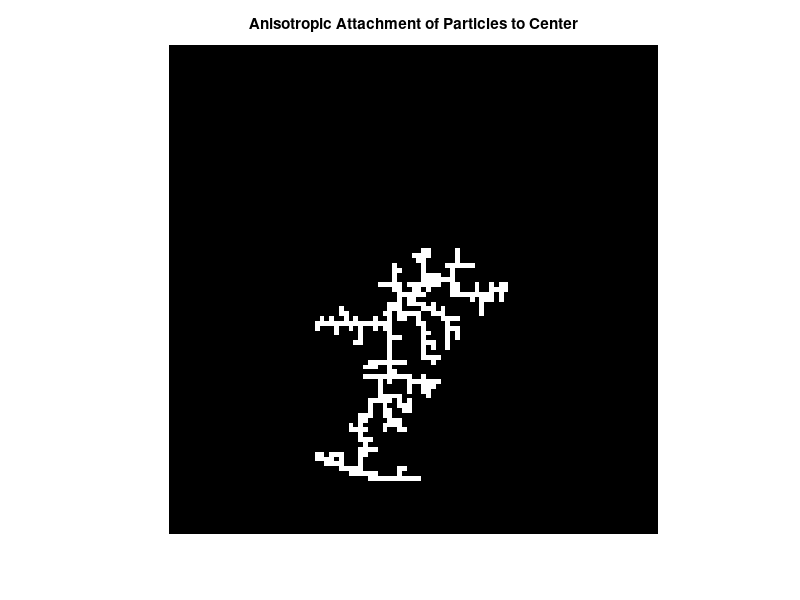

The MATLAB script that drew this image:
n = 101;
M = zeros(n, n);
M(51, 51) = 1;
k = 0;

while(k<500)
    theta = 2*pi*rand();
    i = floor(51 + 40*cos(theta));
    j = floor(51 + 40*sin(theta));
while(1)
if(M(i-1,j) == 1)
    M(i,j) = 1;
    k = k + 1; 
    break
end

if(M(i,j+1) == 1)
    M(i,j) = 1;
    k = k + 1; 
    break
end

if(M(i,j-1) == 1)
    M(i,j) = 1;
    k = k + 1; 
    break
end

if(M(i+1,j) == 1)
    M(i,j) = 1;
    k = k + 1; 
    break
end

random = ceil(8*rand());
neighbours = [i-1 j+1;i-1 j;i-1 j-1;i j+1;i j-1;i+1 j+1;i+1 j;i+1 j-1];
inew = neighbours(random,1);
jnew = neighbours(random,2);

x_dist = inew - 51;
y_dist = jnew - 51;

if((x_dist^2 + y_dist^2)>1600)
    break
end

i = inew;
j = jnew;
end
end
imshow(M)
title("Anisotropic Attachment of Particles to Center")